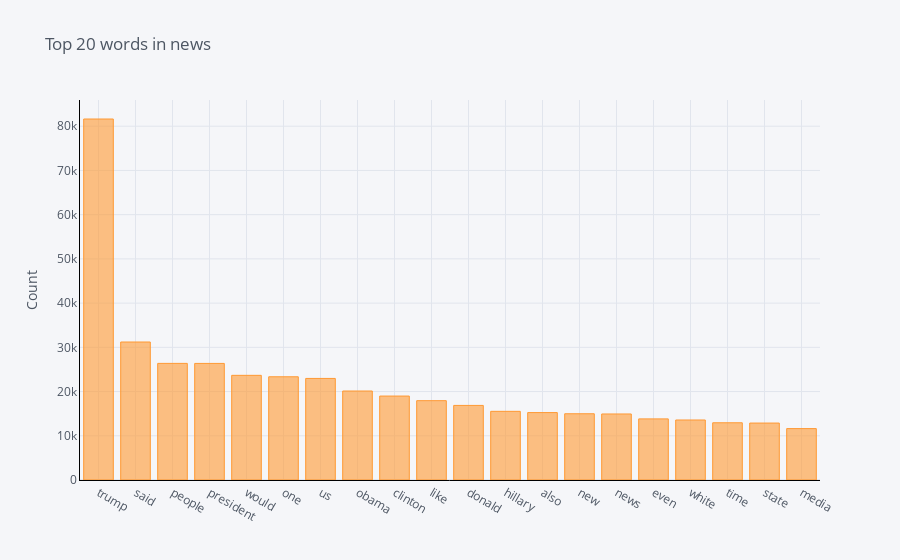

Notebook cell for this chart:
### Code cell
# Fake
# Function to get top n words
def get_top_n_words(corpus, n=None):
    vec = CountVectorizer().fit(corpus)
    bag_of_words = vec.transform(corpus)
    sum_words = bag_of_words.sum(axis=0) 
    words_freq = [(word, sum_words[0, idx]) for word, idx in vec.vocabulary_.items()]
    words_freq =sorted(words_freq, key = lambda x: x[1], reverse=True)
    return words_freq[:n]

# Calling function and return only top 20 words
common_words = get_top_n_words(clean_news_fake['news'], 20)

# Printing the word and frequency
for word, freq in common_words:
    print(word, freq)

# Creating the dataframe of word and frequency
df1 = pd.DataFrame(common_words, columns = ['news' , 'count'])

# Group by words and plot the sum
df1.groupby('news').sum()['count'].sort_values(ascending=False).iplot(
    kind='bar', yTitle='Count', linecolor='black', title='Top 20 words in news')

### Figure 1 — Plotly figure (JSON) as saved in the notebook; plotly's stock layout.template omitted (floating-point values rounded to 4 significant figures)
{"data": [{"marker": {"color": "rgba(255, 153, 51, 0.6)", "line": {"color": "rgba(255, 153, 51, 1.0)", "width": 1}}, "name": "count", "orientation": "v", "text": "", "type": "bar", "x": ["trump", "said", "people", "president", "would", "one", "us", "obama", "clinton", "like", "donald", "hillary", "also", "new", "news", "even", "white", "time", "state", "media"], "y": [81627, 31201, 26370, 26362, 23667, 23342, 22966, 20124, 18980, 17937, 16865, 15527, 15245, 14977, 14927, 13821, 13570, 12939, 12875, 11623]}], "layout": {"legend": {"bgcolor": "#F5F6F9", "font": {"color": "#4D5663"}}, "paper_bgcolor": "#F5F6F9", "plot_bgcolor": "#F5F6F9", "title": {"font": {"color": "#4D5663"}, "text": "Top 20 words in news"}, "xaxis": {"gridcolor": "#E1E5ED", "linecolor": "black", "showgrid": true, "tickfont": {"color": "#4D5663"}, "title": {"font": {"color": "#4D5663"}, "text": ""}, "zerolinecolor": "#E1E5ED"}, "yaxis": {"gridcolor": "#E1E5ED", "linecolor": "black", "showgrid": true, "tickfont": {"color": "#4D5663"}, "title": {"font": {"color": "#4D5663"}, "text": "Count"}, "zerolinecolor": "#E1E5ED"}}}
